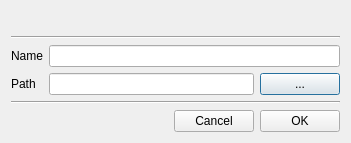
<?xml version="1.0" encoding="UTF-8"?>
<ui version="4.0">
 <class>GUI_EditLibrary</class>
 <widget class="QDialog" name="GUI_EditLibrary">
  <property name="geometry">
   <rect>
    <x>0</x>
    <y>0</y>
    <width>351</width>
    <height>143</height>
   </rect>
  </property>
  <property name="windowTitle">
   <string>Dialog</string>
  </property>
  <layout class="QGridLayout" name="gridLayout">
   <item row="4" column="1">
    <widget class="QLineEdit" name="le_path">
     <property name="sizePolicy">
      <sizepolicy hsizetype="Expanding" vsizetype="Minimum">
       <horstretch>0</horstretch>
       <verstretch>0</verstretch>
      </sizepolicy>
     </property>
    </widget>
   </item>
   <item row="3" column="0">
    <widget class="QLabel" name="lab_name">
     <property name="text">
      <string notr="true">Name</string>
     </property>
    </widget>
   </item>
   <item row="4" column="0">
    <widget class="QLabel" name="lab_path">
     <property name="text">
      <string notr="true">Path</string>
     </property>
    </widget>
   </item>
   <item row="4" column="2">
    <widget class="QPushButton" name="btn_choose_dir">
     <property name="sizePolicy">
      <sizepolicy hsizetype="Minimum" vsizetype="Minimum">
       <horstretch>0</horstretch>
       <verstretch>0</verstretch>
      </sizepolicy>
     </property>
     <property name="text">
      <string notr="true">...</string>
     </property>
    </widget>
   </item>
   <item row="0" column="0" colspan="3">
    <widget class="QLabel" name="lab_title">
     <property name="text">
      <string notr="true"/>
     </property>
    </widget>
   </item>
   <item row="5" column="0" colspan="3">
    <widget class="Line" name="line">
     <property name="orientation">
      <enum>Qt::Horizontal</enum>
     </property>
    </widget>
   </item>
   <item row="2" column="0" colspan="3">
    <widget class="Line" name="line_2">
     <property name="orientation">
      <enum>Qt::Horizontal</enum>
     </property>
    </widget>
   </item>
   <item row="3" column="1" colspan="2">
    <widget class="QLineEdit" name="le_name">
     <property name="sizePolicy">
      <sizepolicy hsizetype="Expanding" vsizetype="Minimum">
       <horstretch>0</horstretch>
       <verstretch>0</verstretch>
      </sizepolicy>
     </property>
    </widget>
   </item>
   <item row="6" column="0" colspan="3">
    <layout class="QHBoxLayout" name="horizontalLayout">
     <item>
      <spacer name="horizontalSpacer">
       <property name="orientation">
        <enum>Qt::Horizontal</enum>
       </property>
       <property name="sizeHint" stdset="0">
        <size>
         <width>40</width>
         <height>20</height>
        </size>
       </property>
      </spacer>
     </item>
     <item>
      <widget class="QPushButton" name="btn_cancel">
       <property name="text">
        <string notr="true">Cancel</string>
       </property>
       <property name="shortcut">
        <string>Esc</string>
       </property>
      </widget>
     </item>
     <item>
      <widget class="QPushButton" name="btn_ok">
       <property name="text">
        <string notr="true">OK</string>
       </property>
       <property name="shortcut">
        <string>Return</string>
       </property>
      </widget>
     </item>
    </layout>
   </item>
  </layout>
 </widget>
 <tabstops>
  <tabstop>le_name</tabstop>
  <tabstop>le_path</tabstop>
  <tabstop>btn_choose_dir</tabstop>
  <tabstop>btn_ok</tabstop>
  <tabstop>btn_cancel</tabstop>
 </tabstops>
 <resources/>
 <connections/>
</ui>
